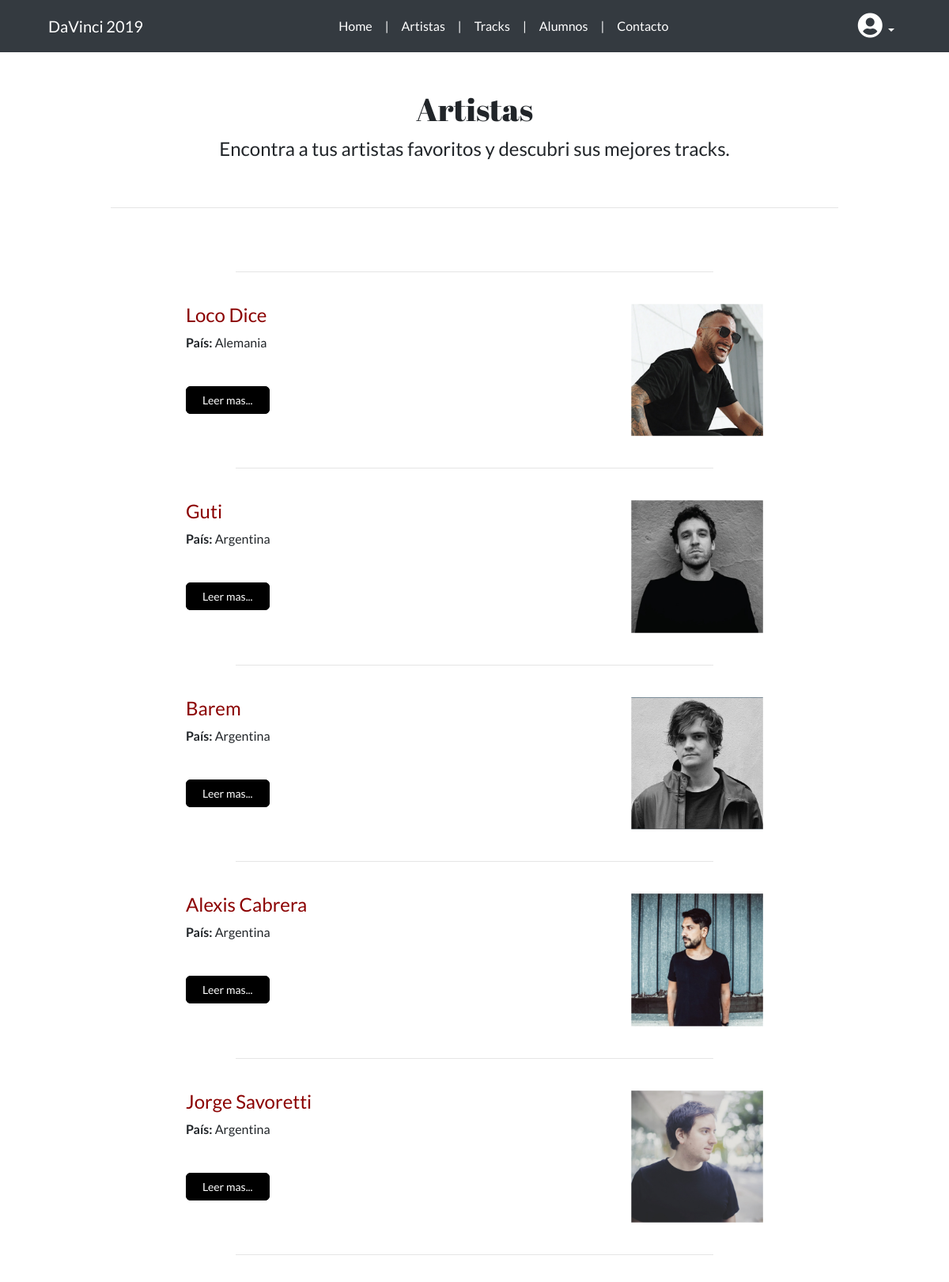
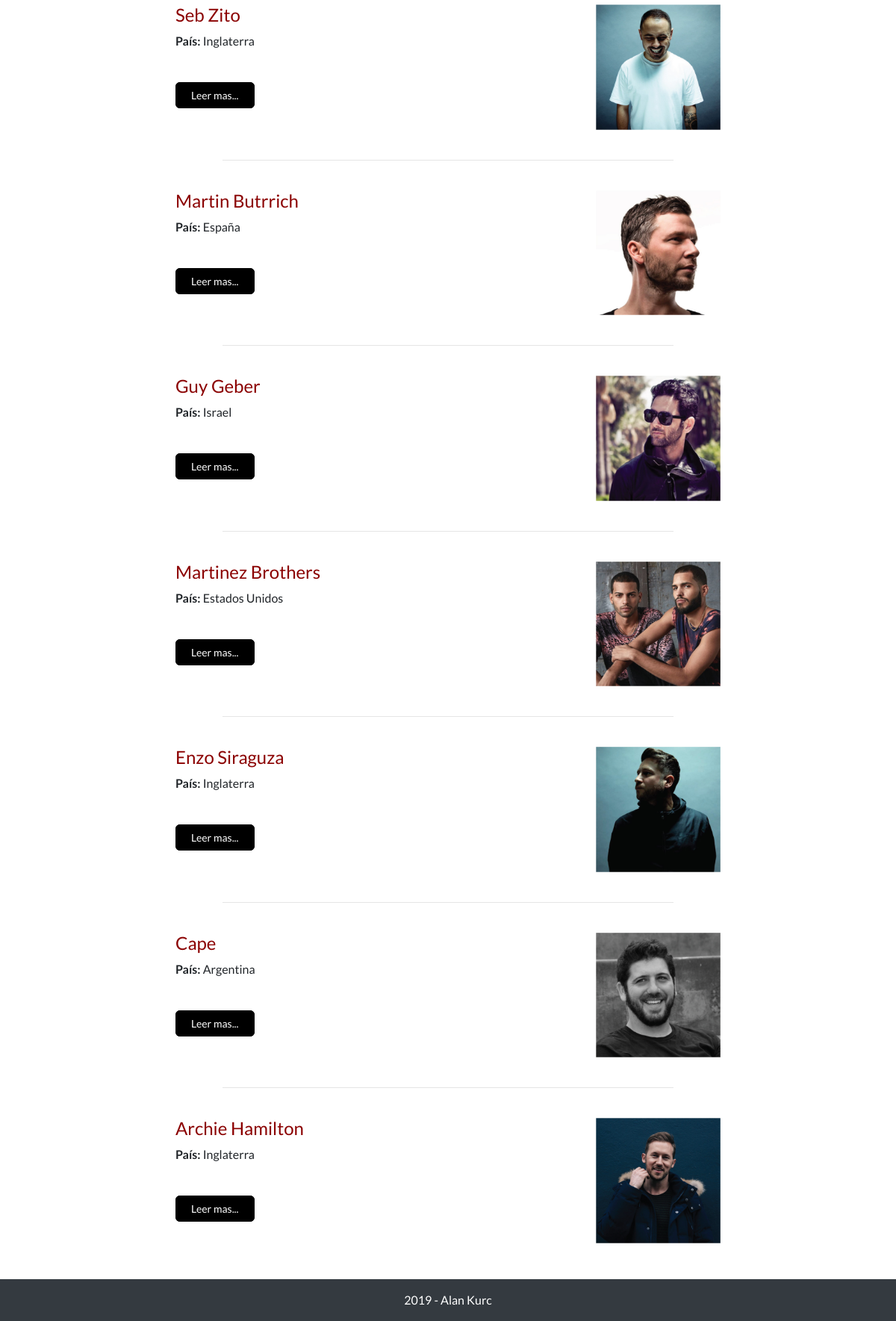
/artistas.php, run on the app's committed database (2 pictures, top to bottom).
### tables this page shows
CREATE TABLE `artistas` (
  `id_dj` int(10) unsigned NOT NULL AUTO_INCREMENT,
  `nombre` varchar(80) NOT NULL,
  `edad` int(3) NOT NULL,
  `pais` varchar(80) NOT NULL,
  `discos` int(100) DEFAULT NULL,
  `biografia` mediumtext NOT NULL,
  `imagen` varchar(150) DEFAULT NULL,
  PRIMARY KEY (`id_dj`) USING BTREE
);

### artistas.php (the view, shortened to what this page needs)
<?php
include 'templates/conexion.php';
$consulta = "SELECT id_dj, nombre, pais, imagen FROM artistas";
$res = mysqli_query($db, $consulta);
include 'templates/header.php';
?>
<section class="container-fluid pt-5">
    <div class="row">
        <div class="container">
            <div class="row">
                <div class="col-12 text-center">
                    <h1 class="titulo">Artistas</h1>
                    <p class="font24">Encontra a tus artistas favoritos y descubri sus mejores tracks.</p>
                </div>
                <div class="col-10 offset-1 py-4"><hr></div>
            </div>
        </div>
    </div>
</section>
<section class="container-fluid pb-5">
    <div class="row">
        <div class="container">
            <div class="row">
                <div class="col-12 col-md-10 offset-md-1 col-lg-8 offset-lg-2">
                    <?php while ($fila = mysqli_fetch_assoc($res)): ?>
                    <div class="row">
                        <div class="col-12 col-md-8 text-center text-md-left order-2 order-md-1">
                            <a href="artista-leer.php?id=<?= $fila['id_dj']; ?>">
                                <h2 class="font-roja font24 "><?= $fila['nombre']; ?></h2>
                            </a>
                            <p class="font16 mb-5"><b>País:</b> <?= $fila['pais']; ?></p>
                            <a href="artista-leer.php?id=<?= $fila['id_dj']; ?>" class="btn-leer">Leer mas...</a>
                        </div>
                        <div class="col-12 col-md-4 text-center text-md-right order-1 order-md-2">
                            <a href="artista-leer.php?id=<?= $fila['id_dj']; ?>">
                                <?php if (!empty($fila['imagen'])): ?>
                                <div class="img-block">
                                    <img class="img-fluid w-75" src="<?= 'assets/imgs/' . $fila['imagen']; ?>" alt="<?= $fila['nombre']; ?>">
                                    <?php endif; ?>
                                </div>
                            </a>
                        </div>
                        <div class="col-10 offset-1 py-4"><hr></div>
                    </div>
                    <?php endwhile; ?>
                </div>
            </div>
        </div>
    </div>
</section>
<?php include 'templates/footer.php'; ?>

### templates/header.php (shortened to what this page needs)
<!DOCTYPE html>
<html lang="es">
<head>
    <link rel="stylesheet" href="assets/css/bootstrap.min.css">
    <link rel="stylesheet" href="assets/css/all.min.css">
    <link rel="stylesheet" href="assets/css/jquery-confirm.min.css">
    <link rel="stylesheet" href="assets/css/estilos.css">
</head>
<body>
<header class="container-fluid bg-dark">
    <div class="row">
        <div class="container">
            <div class="row">
                <div class="col-12">
                    <nav class="navbar navbar-expand-lg navbar-dark">
                        <span class="navbar-brand">DaVinci 2019</span>
                        <div class="collapse navbar-collapse" id="navbarSupportedContent">
                            <ul class="navbar-nav mx-auto">
                                <li class="nav-item"><a class="nav-link text-white" href="index.php">Home</a></li>
                                <li class="nav-item d-none d-md-block"><span class="nav-link text-white">|</span></li>
                                <li class="nav-item"><a class="nav-link text-white" href="artistas.php">Artistas</a></li>
                                <li class="nav-item d-none d-md-block"><span class="nav-link text-white">|</span></li>
                                <?php if(empty($_SESSION['id_usuario'])): ?>
                                    <li class="nav-item"><a class="nav-link text-white" href="tracks.php">Tracks</a></li>
                                <?php endif; ?>
                                <li class="nav-item d-none d-md-block"><span class="nav-link text-white">|</span></li>
                                <li class="nav-item"><a class="nav-link text-white" href="alumnos.php">Alumnos</a></li>
                                <li class="nav-item d-none d-md-block"><span class="nav-link text-white">|</span></li>
                                <li class="nav-item"><a class="nav-link text-white" href="contacto.php">Contacto</a></li>
                            </ul>
                            <ul class="navbar-nav">
                                <li class="nav-item dropdown">
                                    <a class="nav-link dropdown-toggle text-white" href="#" id="navbarDropdown" role="button" data-toggle="dropdown" aria-haspopup="true" aria-expanded="false">
                                        <i class="fas fa-2x fa-user-circle"></i>
                                    </a>
                                </li>
                            </ul>
                        </div>
                    </nav>
                </div>
            </div>
        </div>
    </div>
</header>

### templates/footer.php (shortened to what this page needs)
    <footer class="container-fluid bg-dark py-3">
        <div class="row">
            <div class="col-12 text-center">
                <p class="text-white font16 mb-0">2019 - Alan Kurc</p>
            </div>
        </div>
    </footer>
</body>
</html>

### assets/css/estilos.css (style rules this page uses)
* { margin: 0; padding: 0; }
body { font-family: 'Lato', sans-serif; }
a { transition: all 0.5s ease-out; -webkit-transition: all 0.5s ease-out; }
.font16 { font-size: 16px; }
.font24 { font-size: 24px; }
.font-roja { color: darkred; }
.titulo { font-family: 'Abril Fatface', cursive; font-size: 40px; }
.btn-leer { background-color: #000; color: #fff; font-size: 14px; padding: 8px 20px; border: 1px solid #000; border-radius: 6px; }
.img-block { overflow: hidden; }
.img-block img { transition: 0.5s; }
a { transition: all .5s; }

### data on the page
artistas: nombre "Loco Dice", pais "Alemania", imagen (picture)
artistas: nombre "Guti", pais "Argentina", imagen (picture)
artistas: nombre "Barem", pais "Argentina", imagen (picture)
artistas: nombre "Alexis Cabrera", pais "Argentina", imagen (picture)
artistas: nombre "Jorge Savoretti", pais "Argentina", imagen (picture)
artistas: nombre "Seb Zito", pais "Inglaterra", imagen (picture)
artistas: nombre "Martin Butrrich", pais "España", imagen (picture)
artistas: nombre "Guy Geber", pais "Israel", imagen (picture)
artistas: nombre "Martinez Brothers", pais "Estados Unidos", imagen (picture)
artistas: nombre "Enzo Siraguza", pais "Inglaterra", imagen (picture)
artistas: nombre "Cape", pais "Argentina", imagen (picture)
artistas: nombre "Archie Hamilton", pais "Inglaterra", imagen (picture)
